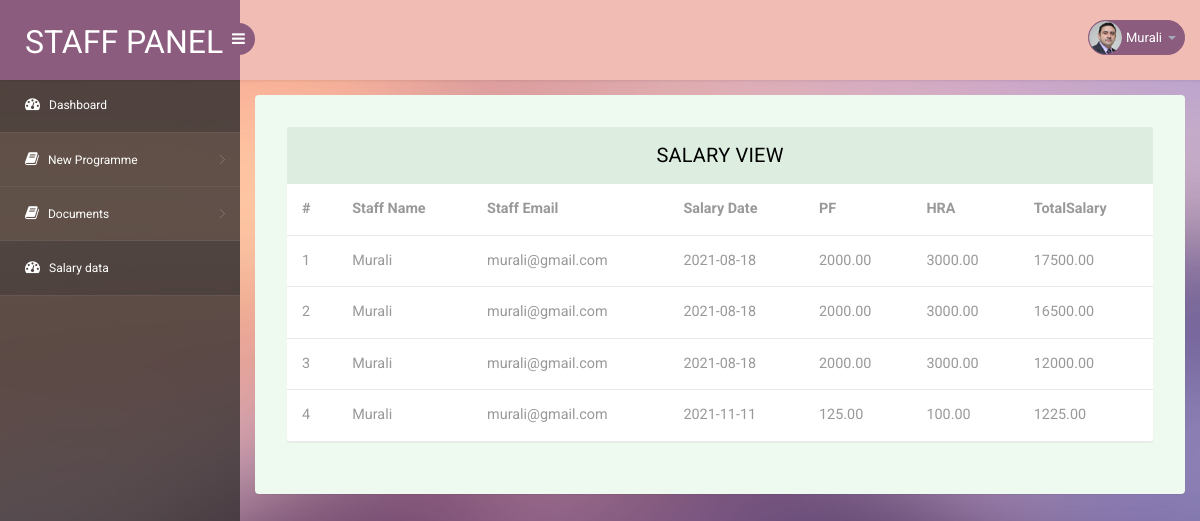
Page /staff/3View.php (signed in) on the committed database.
### tables this page shows
CREATE TABLE `salary` (
  `id` int(20) NOT NULL,
  `empid` int(20) NOT NULL,
  `calcdate` date NOT NULL,
  `per_day` decimal(10,2) NOT NULL,
  `pf` decimal(10,2) NOT NULL,
  `hra` decimal(10,2) NOT NULL,
  `total` decimal(10,2) NOT NULL
);

CREATE TABLE `employee` (
  `id` int(11) NOT NULL,
  `name` text NOT NULL,
  `designation` text NOT NULL,
  `location` text NOT NULL,
  `phone` text NOT NULL,
  `mail` text NOT NULL,
  `password` text NOT NULL,
  `per_day` decimal(10,2) NOT NULL,
  `pf` decimal(10,2) NOT NULL,
  `hra` decimal(10,2) NOT NULL,
  `doc1` longblob NOT NULL,
  `image1` longblob NOT NULL,
  `image2` longblob NOT NULL,
  `status` text NOT NULL,
  `dept` varchar(100) NOT NULL
);

### staff/3View.php (the view, shortened to what this page needs)
<!DOCTYPE html>
<head>
<link rel="stylesheet" href="css/bootstrap.min.css" >
<link href="css/style.css" rel='stylesheet' type='text/css' />
<link href="css/style-responsive.css" rel="stylesheet"/>
<link rel="stylesheet" href="css/font.css" type="text/css"/>
<link href="css/font-awesome.css" rel="stylesheet">
</head>
<body>
<?php
include 'header.php';
?>
<section id="main-content">
	<section class="wrapper">
		<div class="table-agile-info">
 <div class="panel panel-default">
    <div class="panel-heading">
        Salary View
    </div>
    <div>
      <table class="table" >
        <thead>
          <tr>
          <th>#</th>
                  <th>Staff Name</th>
                  <th>Staff Email</th>
                  <th>Salary Date </th>
                  <th>PF</th>
                  <th>HRA</th>
                  <th>TotalSalary</th>
          </tr>
        </thead>
        <tbody>
                <?php
                $id=$_SESSION['employeeId'];
                $sql = "SELECT * FROM `salary` where empid = '$id'  ";
                $result = $conn->query($sql);
                $r=1;
                if ($result->num_rows > 0) {
                while($row = $result->fetch_assoc()) {
                ?>
                <tr>
                  <td><?php echo $r++; ?></td>
                  <td><?php
                  $id1 = $row["empid"];
                  $show=mysqli_query($conn,"select * from employee where id = '$id1' ");
                  $res=mysqli_fetch_array($show);
                  echo $res['name'];
                  ?></td>
                  <td><?php echo $res["mail"]; ?></td>
                  <td><?php echo $row["calcdate"]; ?></td>
                  <td><?php echo $row["pf"]; ?></td>
                  <td><?php echo $row["hra"]; ?></td>
                  <td><?php echo $row["total"]; ?></td>
                </tr>
                <?php
                                }
                            }
                            ?>
              </tbody>
      </table>
    </div>
  </div>
</div>
</section>
</body>
</html>

### staff/header.php (shortened to what this page needs)
<section id="container">
<header class="header fixed-top clearfix">
<div class="brand">
    <a href="index.php" class="logo">
        Staff Panel
    </a>
    <div class="sidebar-toggle-box">
        <div class="fa fa-bars"></div>
    </div>
</div>
<div class="top-nav clearfix">
    <ul class="nav pull-right top-menu">
        <?php if (isset($_SESSION['employeeId'])) { ?>
        <li class="dropdown">
            <a data-toggle="dropdown" class="dropdown-toggle" href="#">
                <img alt="" src="images/2.png">
                <span class="username"><?php echo $_SESSION['employeeName']; ?></span>
                <b class="caret"></b>
            </a>
        </li>
        <?php
        }
        else
        {
        header('Location: adminLogin.php');
        }
        ?>
    </ul>
</div>
</header>
<aside>
    <div id="sidebar" class="nav-collapse">
        <div class="leftside-navigation">
            <ul class="sidebar-menu" id="nav-accordion">
            <li>
                    <a class="active" href="index.php">
                        <i class="fa fa-dashboard"></i>
                        <span>Dashboard</span>
                    </a>
                </li>
                <li class="sub-menu">
                    <a href="javascript:;">
                        <i class="fa fa-book"></i>
                        <span>New Programme</span>
                    </a>
                </li>
                <li class="sub-menu">
                    <a href="javascript:;">
                        <i class="fa fa-book"></i>
                        <span>Documents</span>
                    </a>
                </li>
                <li>
                    <a class="active" href="3View.php">
                        <i class="fa fa-dashboard"></i>
                        <span>Salary data</span>
                    </a>
                </li>
            </ul>            </div>
    </div>
</aside>

### rows in the picture
salary: employee.name "Murali", employee.mail "murali@gmail.com", calcdate "2021-08-18", pf "2000.00", hra "3000.00", total "17500.00"
salary: employee.name "Murali", employee.mail "murali@gmail.com", calcdate "2021-08-18", pf "2000.00", hra "3000.00", total "16500.00"
salary: employee.name "Murali", employee.mail "murali@gmail.com", calcdate "2021-08-18", pf "2000.00", hra "3000.00", total "12000.00"
salary: employee.name "Murali", employee.mail "murali@gmail.com", calcdate "2021-11-11", pf "125.00", hra "100.00", total "1225.00"

### other values in the picture
$_SESSION['employeeName'] "Murali"
